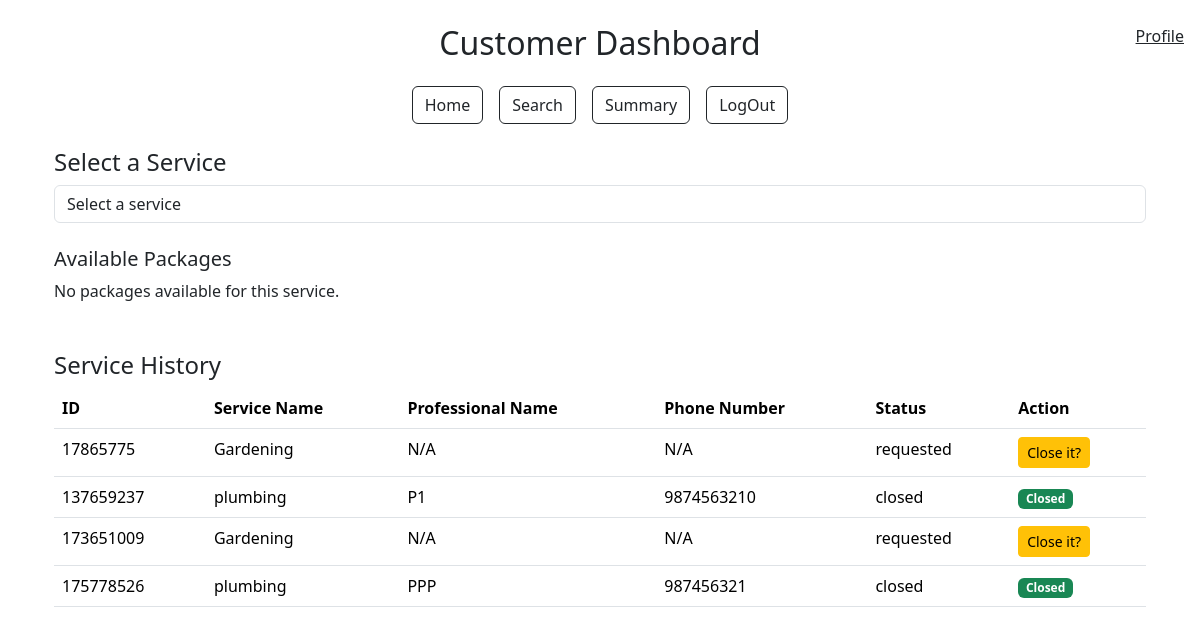
/customer_dashboard (signed in), run on the app's committed database.
### models.py (models this page shows)
class User(db.Model):
    __tablename__ = "user"
    id = db.Column(db.Integer, primary_key=True)
    username = db.Column(db.String(80), unique=True, nullable=False)
    passhash = db.Column(db.String(80), nullable=False)
    name = db.Column(db.String(80), nullable=False)
    role = db.Column(db.String(20), nullable=False)
    is_blocked = db.Column(db.Boolean, default=False, nullable=False)
    is_admin = db.Column(db.Boolean, default=False, nullable=False)
    professional = db.relationship('Professional', backref='user', lazy=True)
    customer = db.relationship('Customer', backref='user', lazy=True)

class ServiceRequest(db.Model):
    __tablename__ = 'service_request'
    id = db.Column(db.Integer, primary_key=True)
    customer_id = db.Column(db.Integer, db.ForeignKey('customer.id'), nullable=False)  # Reference to Customer
    professional_id = db.Column(db.Integer, db.ForeignKey('professional.id'), nullable=True)  # Reference to Professional
    service_id = db.Column(db.Integer, db.ForeignKey('service.id'), nullable=False)
    date_of_request = db.Column(db.DateTime, default=datetime.utcnow, nullable=False)
    date_of_completion = db.Column(db.DateTime, nullable=True)
    status = db.Column(db.String(20), default='requested', nullable=False)
    rating = db.Column(db.Integer, nullable=True)
    remarks = db.Column(db.Text, nullable=True)
    rejected_by = db.Column(MutableList.as_mutable(JSON), default=[])
    customer = db.relationship('Customer', back_populates='service_requests')
    service = db.relationship('Service', back_populates='service_requests')
    professional = db.relationship('Professional', back_populates='service_requests')
    review = db.relationship('Review', back_populates='service_request', lazy=True)

class Service(db.Model):
    __tablename__ = 'service'
    id = db.Column(db.Integer, primary_key=True)
    service_name = db.Column(db.String(80), unique=False, nullable=False)
    description = db.Column(db.Text, nullable=False)
    price = db.Column(db.Float, nullable=False)
    time_required = db.Column(db.Integer, nullable=False)
    service_requests = db.relationship('ServiceRequest', back_populates='service', lazy=True)

class Professional(db.Model):
    __tablename__ = 'professional'
    id = db.Column(db.Integer, db.ForeignKey('user.id'), primary_key=True)
    date_created = db.Column(db.DateTime, default=datetime.utcnow, nullable=False)
    service_id = db.Column(db.Integer, db.ForeignKey('service.id'), nullable=True)
    contact = db.Column(db.String(10), nullable=False)
    experience = db.Column(db.Float, nullable=False)
    description = db.Column(db.Text, nullable=True)
    service_name = db.Column(db.Text(80),db.ForeignKey('service.service_name'), nullable=False)
    rating = db.Column(db.Float, nullable=True)
    address = db.Column(db.Text, nullable=False)
    pincode = db.Column(db.String(6), nullable=False)
    available = db.Column(db.Boolean, default=True, nullable=False)
    document = db.Column(db.String(200))
    verified = db.Column(db.Boolean, default=False, nullable=False)
    service_requests = db.relationship('ServiceRequest', back_populates='professional', lazy=True)

### app.py (the view)
@app.route('/customer_dashboard')
def customer_dashboard():
    user_id = session['user_id']
    customer = Customer.query.get(user_id)
    services =  db.session.query(Service.service_name).distinct().all()
    user = User.query.get(user_id)
    service_requests = ServiceRequest.query.filter_by(customer_id=user_id).all()
    return render_template('customer_dashboard.html',service_requests=service_requests,user=user, customer=customer, services=services)

### templates/customer_dashboard.html (shortened to what this page needs)
{% extends "layout.html" %} {% block title %}Customer Dashboard{% endblock %} {%
block content %}
<div class="container mt-4">
  {% if customer.user.is_blocked %}
  <div class="alert alert-danger" role="alert">
    Your account is blocked. Please contact the admin.
  </div>
  {% else %}
  <span class="navbar-text position-fixed top-0 end-0 m-3">
    <a href="{{ url_for('profile')}}">Profile</a>
  </span>
  <div class="my-4">
    <h4>Select a Service</h4>
    <form method="POST" action="{{ url_for('select_service') }}">
      <div class="form-group">
        <select
          class="form-control"
          name="service_name"
          onchange="this.form.submit()"
          required
        >
          <option value="" disabled selected>Select a service</option>
        </select>
      </div>
    </form>
    <div id="packageDisplay" class="mt-4">
      <h5>Available Packages</h5>
      <div id="packageList">
        {% if packages %} {% for pkg in packages %}
        <div class="card mb-3">
          <div class="card-body">
            <h5 class="card-title">{{ pkg.service_name }}</h5>
            <p class="card-text">{{ pkg.description }}</p>
            <p><strong>Price:</strong> {{ pkg.price }}</p>
            <form
              method="POST"
              action="{{ url_for('book_service', package_id=pkg.id) }}"
            >
              <button type="submit" class="btn btn-primary">Book</button>
            </form>
          </div>
        </div>
        {% endfor %} {% else %}
        <p>No packages available for this service.</p>
        {% endif %}
      </div>
    </div>
  </div>
  <div class="mt-5">
    <h4>Service History</h4>
    <div class="table-responsive">
      <table class="table">
        <thead>
          <tr>
            <th>ID</th>
            <th>Service Name</th>
            <th>Professional Name</th>
            <th>Phone Number</th>
            <th>Status</th>
            <th>Action</th>
          </tr>
        </thead>
        <tbody>
          {% for service_request in service_requests %}
          <tr>
            <td>{{ service_request.id }}</td>
            <td>{{ service_request.service.service_name }}</td>
            <td>
              {{ service_request.professional.user.name if
              service_request.professional else 'N/A' }}
            </td>
            <td>
              {{ service_request.professional.contact if
              service_request.professional else 'N/A' }}
            </td>
            <td>{{ service_request.status }}</td>
            <td>
              {% if service_request.status == 'closed' %}
              <span class="badge text-bg-success">Closed</span>
              {% else %}
              <button
                type="button"
                class="btn btn-warning btn-sm"
                data-toggle="modal"
                data-target="#viewModal"
                onclick="showModal('{{ service_request.id }}', '{{ service_request.date_of_request }}', '{{ service_request.status }}', '{{ service_request.remarks }}', '{{ service_request.rating }}')"
              >
                Close it?
              </button>
              {% endif %}
            </td>
          </tr>
          {% endfor %}
        </tbody>
      </table>
    </div>
  </div>
  {% endif %}
</div>
{% endblock %}

### templates/layout.html (shortened to what this page needs)
<!DOCTYPE html>
<html lang="en">
  <head>
    <link
      href="https://cdn.jsdelivr.net/npm/bootstrap@5.3.3/dist/css/bootstrap.min.css"
      rel="stylesheet"
    />
  </head>
  <body data-bs-theme="light">
    <div class="container mt-4">
      {% if not (request.endpoint == 'professional_dashboard' and
      professional.verified == false) %} {% if request.endpoint not in ['login',
      'register','profile'] and not user.is_blocked%}
      <div class="text-center my-4">
        <h2 class="text-capitalize">
          {{ session.get('user_role') }} Dashboard
        </h2>
      </div>
      <div class="d-flex justify-content-center mb-4">
        <div class="d-flex flex-row gap-3">
          {% with dashboard_url = session['user_role'] + '_dashboard' %}
          <a href="{{ url_for(dashboard_url) }}" class="btn btn-outline-dark"
            >Home</a
          >
          {% endwith %}
          <a href="{{ url_for('search') }}" class="btn btn-outline-dark"
            >Search</a
          >
          <a href="{{ url_for('summary') }}" class="btn btn-outline-dark"
            >Summary</a
          >
          <a href="{{ url_for('logout') }}" class="btn btn-outline-dark"
            >LogOut</a
          >
        </div>
      </div>
      {% endif %} {% endif %}
      {% block content %} {% endblock %}
    </div>
  </body>
</html>

### data on the page
User: get "Customer"
ServiceRequest: id "17865775", service.service_name "Gardening", professional.user "N/A", professional "N/A", status "requested"
ServiceRequest: id "137659237", service.service_name "plumbing", professional.user "P1", professional "9874563210", status "closed", shows "Closed"
ServiceRequest: id "173651009", service.service_name "Gardening", professional.user "N/A", professional "N/A", status "requested"
ServiceRequest: id "175778526", service.service_name "plumbing", professional.user "PPP", professional "987456321", status "closed", shows "Closed"
